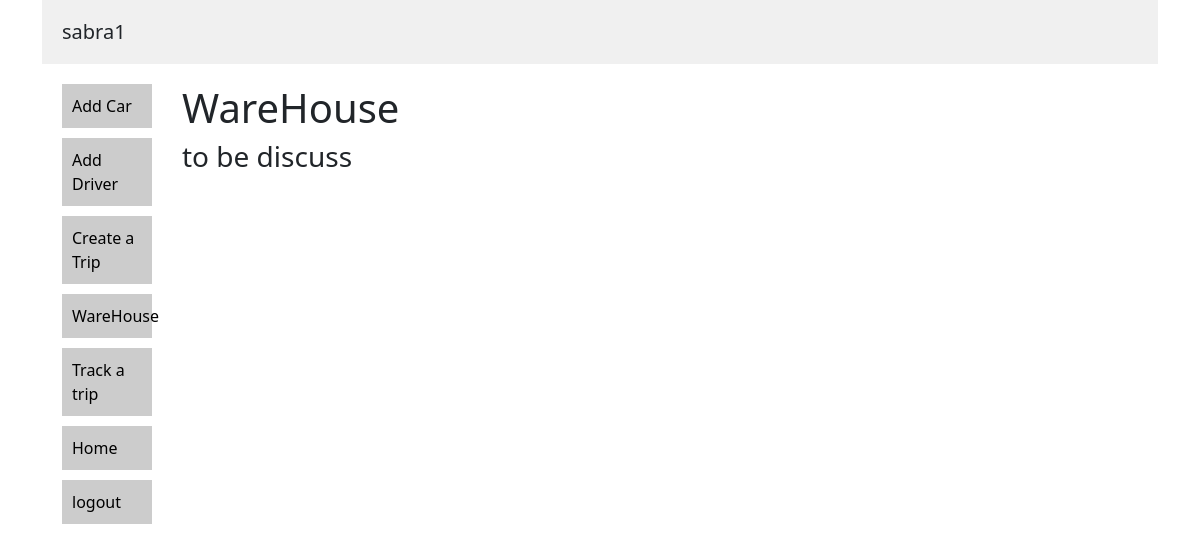
Screenshot of /warehouse (signed in) with the database file from the repository.
### tables this page shows
CREATE TABLE userPages (
        id INTEGER PRIMARY KEY AUTOINCREMENT,
        userName TEXT NOT NULL,
        urlPage TEXT NOT NULL,
        pageName TEXT NOT NULL
        );

### main.py (the view)
@app.route('/warehouse', methods=['POST','GET'])
def warehouse():
    if session.get('role') == "user" and request.method == 'GET':
        conn = sqlite3.connect("data.db")
        c = conn.cursor()
        Pages = c.execute("SELECT urlPage ,pageName FROM userPages where userName = ?  ;",([session['username']])).fetchall()
        pageAutherization = c.execute("SELECT urlPage ,pageName FROM userPages where userName = ? and pageName = ? ;",(session['username'],'WareHouse')).fetchall()
        if not pageAutherization:
            flash('requested page not found')
            return redirect('/')
        return render_template("wareHouse.html",name = session['name'] ,Pages =Pages)
    else:
        flash('requested page not found')
        return redirect('/')

### templates/wareHouse.html
{% extends 'userHome.html' %}
{% block content %}
<h1>WareHouse</h1>
<h3>to be discuss <h3>
{% endblock content %}

### templates/userHome.html (shortened to what this page needs)
<!DOCTYPE html>
<html lang="en">
<head>
<link rel="stylesheet" href="https://cdnjs.cloudflare.com/ajax/libs/font-awesome/4.7.0/css/font-awesome.min.css">
<link rel="stylesheet" href="https://cdnjs.cloudflare.com/ajax/libs/font-awesome/5.15.3/css/all.min.css" />
<link href="https://cdn.jsdelivr.net/npm/bootstrap@5.0.2/dist/css/bootstrap.min.css" rel="stylesheet">
</head>
<body>
  <div class="container">
    <div class="header">
      <h1>{% if name %}
        {{name}}
        {% endif %}
      </h1>
    </div>
    <div class="sidebar">
      <ul>
        {% for page in Pages %}
        <li><a href="{{page[0]}}">{{page[1]}}</a></li>
        {% endfor %}
        <li><a href="/logOut">logout</a></li>
      </ul>
    </div>
    <div class="main">
      {% block content %}{% endblock content %}
    </div>
  </div>
</body>
</html>

### templates/userHome.html (style rules this page uses)
body { font-family: sans-serif; margin: 0; padding: 0; }
.container { width: 100%; max-width: 1200px; margin: 0 auto; }
.header { background-color: #f0f0f0; padding: 20px; }
.header h1 { font-size: 20px; margin: 0; }
.sidebar { width: 130px; float: left; padding: 20px; }
.sidebar ul { list-style-type: none; margin: 0; padding: 0; }
.sidebar li { background-color: #ccc; padding: 10px; margin-bottom: 10px; }
.sidebar li a { color: #000; text-decoration: none; }
.main { margin-left: 120px; padding: 20px; }

### rows the page displays
userPages: pageName "Add Car"
userPages: pageName "Add Driver"
userPages: pageName "Create a Trip"
userPages: pageName "WareHouse"
userPages: pageName "Track a trip"
userPages: pageName "Home"

### other values shown
{{ name }} "sabra1"
